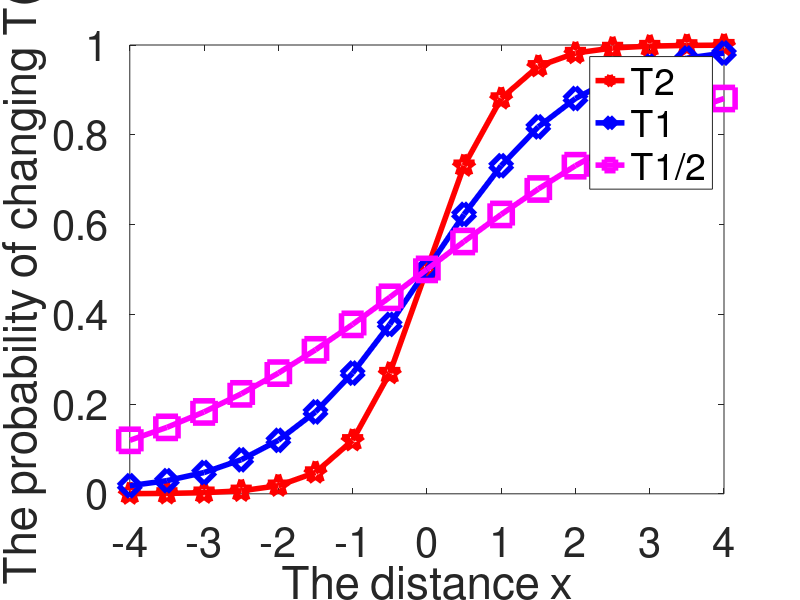

This chart was generated by the following MATLAB code:
%_________________________________________________________________________%
%  Transfer functions                                                     %
%                                                                         %
%  Developed in MATLAB R2017a                                             %
%                                                                         %
%  Author and programmer: Quoc-Viet Pham                                  %
%                                                                         %
%         e-Mail: vietpq90@gmail.com                                      %
%                 vietpq@pusan.ac.kr                                      %
%                                                                         %
%       Homepage: https://sites.google.com/view/vietpq90/                 %
%                                                                         %
%   Main paper: Quoc-Viet Pham et al.                                     %
%               Whale Optimization Algorithm with Applications to         %
%               Resource Allocation in Wireless Networks,                 %
%               IEEE Transactions on Vehicular Technology, 2020           %
%               URL: https://ieeexplore.ieee.org/document/8993843         %
%                                                                         %
%_________________________________________________________________________%
%
% You are free to use the code provided you cite our IEEE TVT paper
% Q.-V. Pham, S. Mirjalili, N. Kumar, M. Alazab, and W.-J. Hwang, "Whale Optimization Algorithm with Applications to Resource Allocation in Wireless Networks," IEEE Transactions on Vehicular Technology, vol. 69, no. 4, pp. 4285-4297, Apr. 2020.
% bibtex: @ARTICLE{8993843, author={Q. {Pham} and S. {Mirjalili} and N. {Kumar} and M. {Alazab} and W. {Hwang}}, journal={IEEE Transactions on Vehicular Technology}, title={Whale Optimization Algorithm With Applications to Resource Allocation in Wireless Networks}, year={2020}, month={Apr.}, volume={69}, number={4}, pages={4285-4297},} 
%
%_________________________________________________________________________%

x = -4:0.5:4;
T_1 = 1./(1 + exp(-2*x));
T_2 = 1./(1 + exp(-x));
T_3 = 1./(1 + exp(-x/2));

figure(1)
hold on
plot(1:length(x), T_1(1:length(x)), 'r-p', 'linewidth', 4.0, 'markers', 16);
plot(1:length(x), T_2(1:length(x)), 'b-d', 'linewidth', 4.0, 'markers', 16);
plot(1:length(x), T_3(1:length(x)), 'm-s', 'linewidth', 4.0, 'markers', 16);
set(gca,'FontSize',30,'XLim',[1 length(x)]);
xticks = 1:2:length(x);
set(gca,'xtick',xticks); 
xticklabels({'-4','-3','-2','-1','0','1','2','3','4'})
set(gca,'xticklabel',xticklabels);
xlabel('The distance x'); 
ylabel('The probability of changing T(x)');
legend('T2','T1','T1/2');
box on;